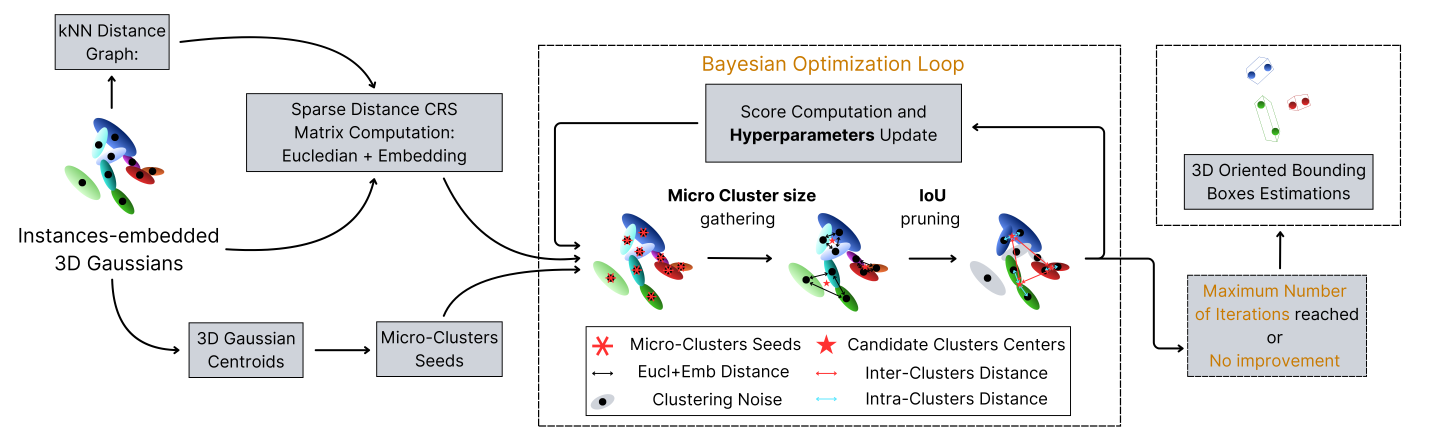
#> input picture docs/assets/images/Fruit3DGS_instance_clustering.png, 5725 x 1771 px, found by its file name (shown at 1/4 size); its folder holds only this picture in this run
$ python resize_images.py ../docs/assets/images
#> lines starting #> are read from the running program, lines starting #| are printed output that depends on the picture
import os
import cv2
from pathlib import Path

class ImageResizer:
    """
    Resize images in a folder to multiple downscaled versions.
    """

    def __init__(self, source_path: str):
#> called with source_path = '../docs/assets/images'
        self.source_path = Path(source_path)
        self.images_folder = self.source_path / "images"
        self.scales = [1, 2, 4, 8]  # downscale factors
        self.dest_folders = {
            scale: self.source_path / f"images_{scale}" for scale in self.scales
        }
        for folder in self.dest_folders.values():
            folder.mkdir(parents=True, exist_ok=True)

    def resize_all(self):
        files = [f for f in os.listdir(self.images_folder)
                 if f.lower().endswith((".jpg", ".jpeg", ".png"))]

        for file in files:
            src_file = self.images_folder / file
            img = cv2.imread(str(src_file))
#> img is the input picture: shape (1771, 5725, 3); mean B, G, R 237.2, 236.8, 236.4
            if img is None:
                print(f"[WARNING] Failed to read {src_file}, skipping.")
                continue

            for scale in self.scales:
                dst_file = self.dest_folders[scale] / file
                if scale == 1:
                    resized = img.copy()
                else:
                    new_w = img.shape[1] // scale
                    new_h = img.shape[0] // scale
                    resized = cv2.resize(img, (new_w, new_h), interpolation=cv2.INTER_AREA)
                cv2.imwrite(str(dst_file), resized)
                print(f"[INFO] Saved {dst_file} ({resized.shape[1]}x{resized.shape[0]})")
#> this loop made 4 passes
#> pass 2, in resize_all, `resized = cv2.resize(img, (new_w, new_h), interpolation=cv2.INTER_AREA)`:
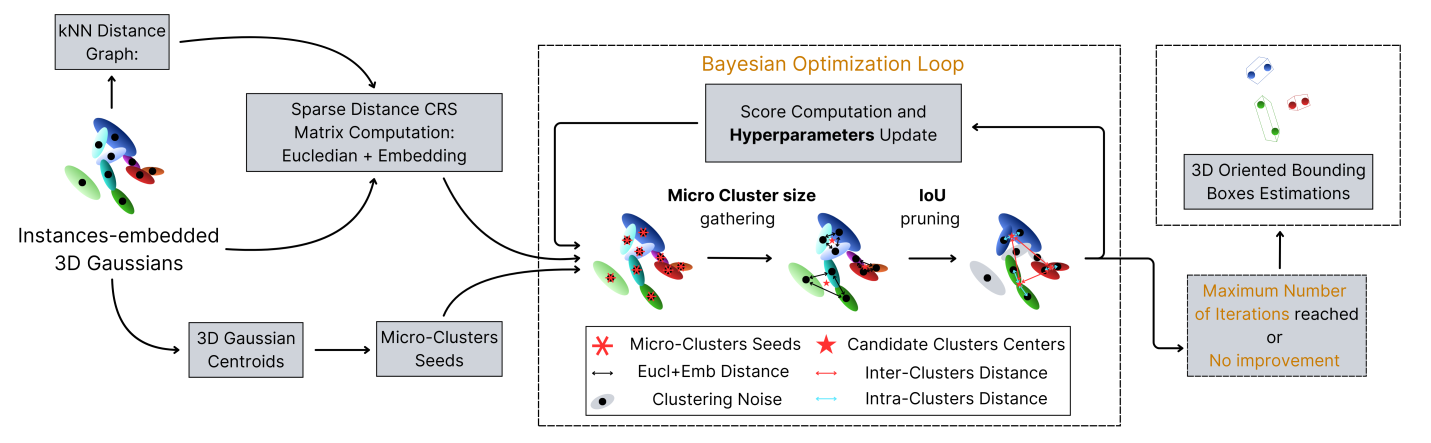
#> resized: shape (885, 2862, 3) (shown at 1/2 size); mean B, G, R 237.2, 236.8, 236.4
#> pass 3, in resize_all, `resized = cv2.resize(img, (new_w, new_h), interpolation=cv2.INTER_AREA)`:
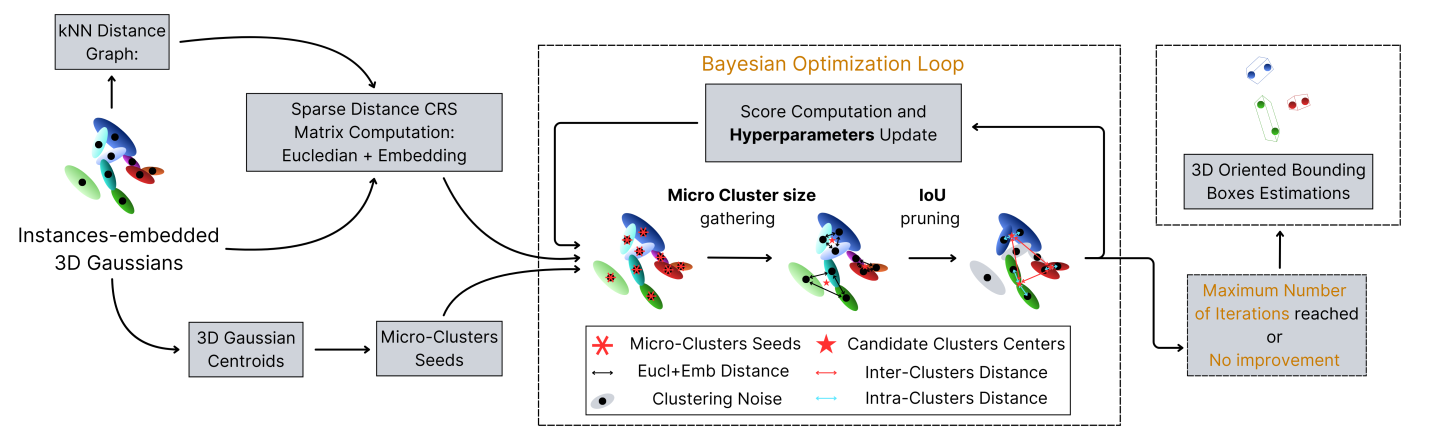
#> resized: shape (442, 1431, 3); mean B, G, R 237.2, 236.8, 236.4


def main():
    import argparse
    parser = argparse.ArgumentParser(description="Resize images in a folder to multiple resolutions")
    parser.add_argument("source_path", type=str, help="Path to folder containing 'images' subfolder")
    args = parser.parse_args()

    resizer = ImageResizer(args.source_path)
    resizer.resize_all()
    print("[INFO] All images resized.")


if __name__ == "__main__":
    main()

$ run again, on docs/assets/images/Fruit3DGS_visual_abastract.png
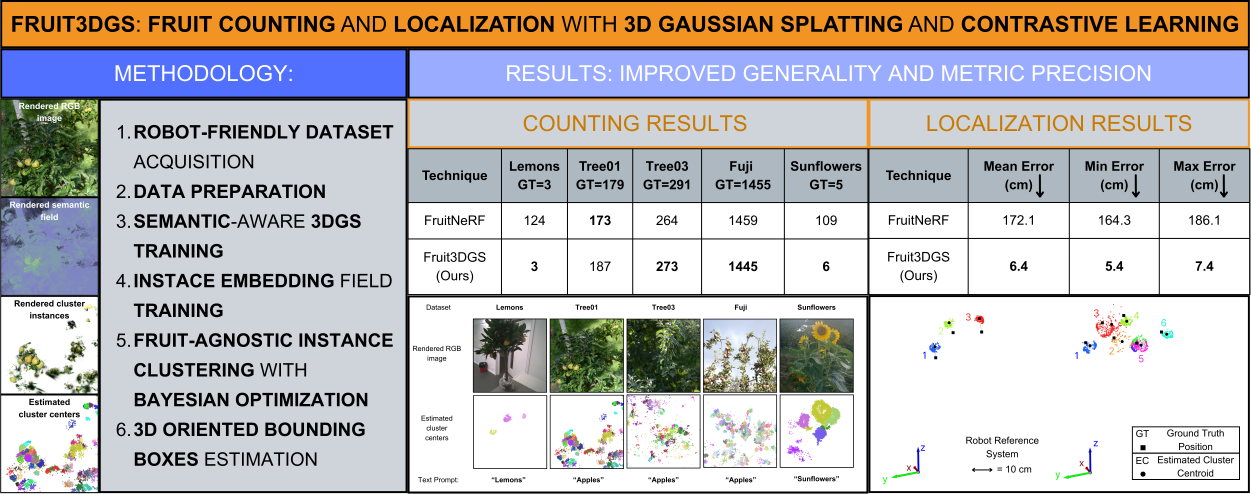
#> input picture docs/assets/images/Fruit3DGS_visual_abastract.png, 5001 x 1975 px, found by its file name (shown at 1/4 size)
#> in resize_all, img is the input picture: shape (1975, 5001, 3); mean B, G, R 187, 186.9, 190.4
#> the loop in resize_all, `for scale in self.scales:` made 4 passes
#> pass 2, in resize_all, `resized = cv2.resize(img, (new_w, new_h), interpolation=cv2.INTER_AREA)`:
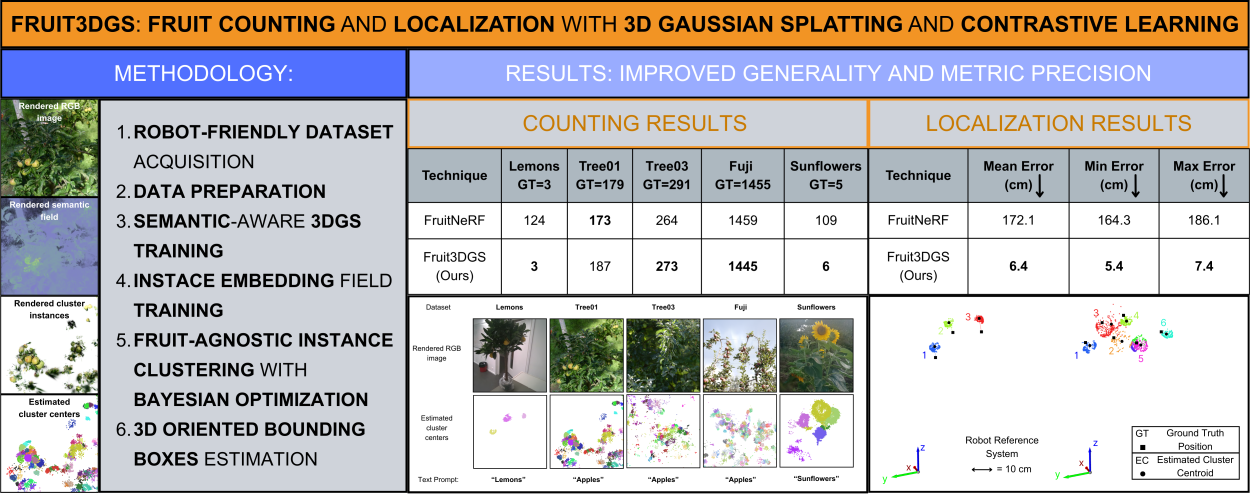
#> resized: shape (987, 2500, 3) (shown at 1/2 size); mean B, G, R 187, 186.9, 190.4
#> pass 3, in resize_all, `resized = cv2.resize(img, (new_w, new_h), interpolation=cv2.INTER_AREA)`:
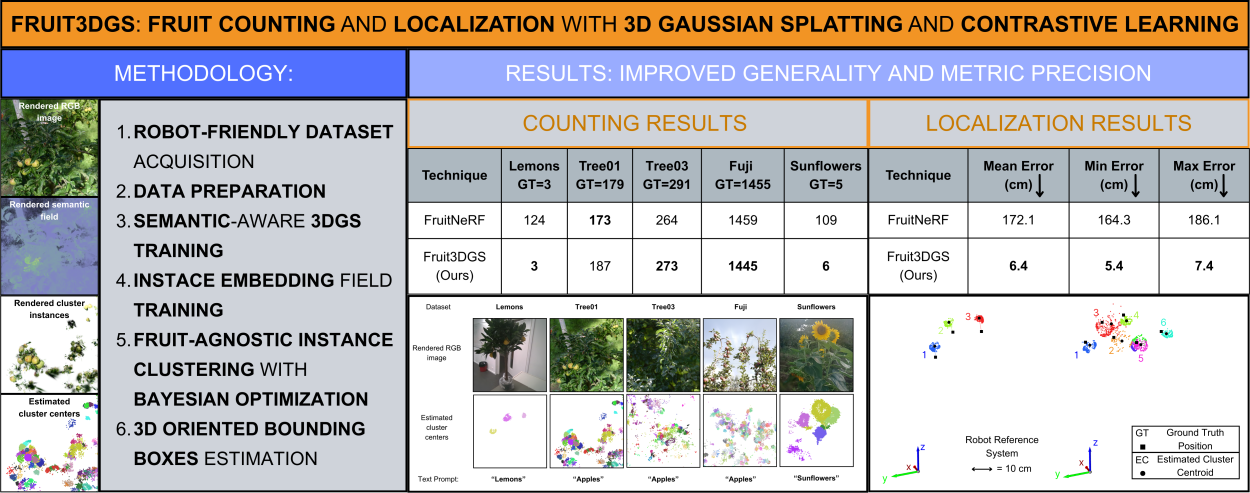
#> resized: shape (493, 1250, 3); mean B, G, R 187, 186.9, 190.4

$ run again, on docs/assets/images/Fruit3DGS_instance_training.png
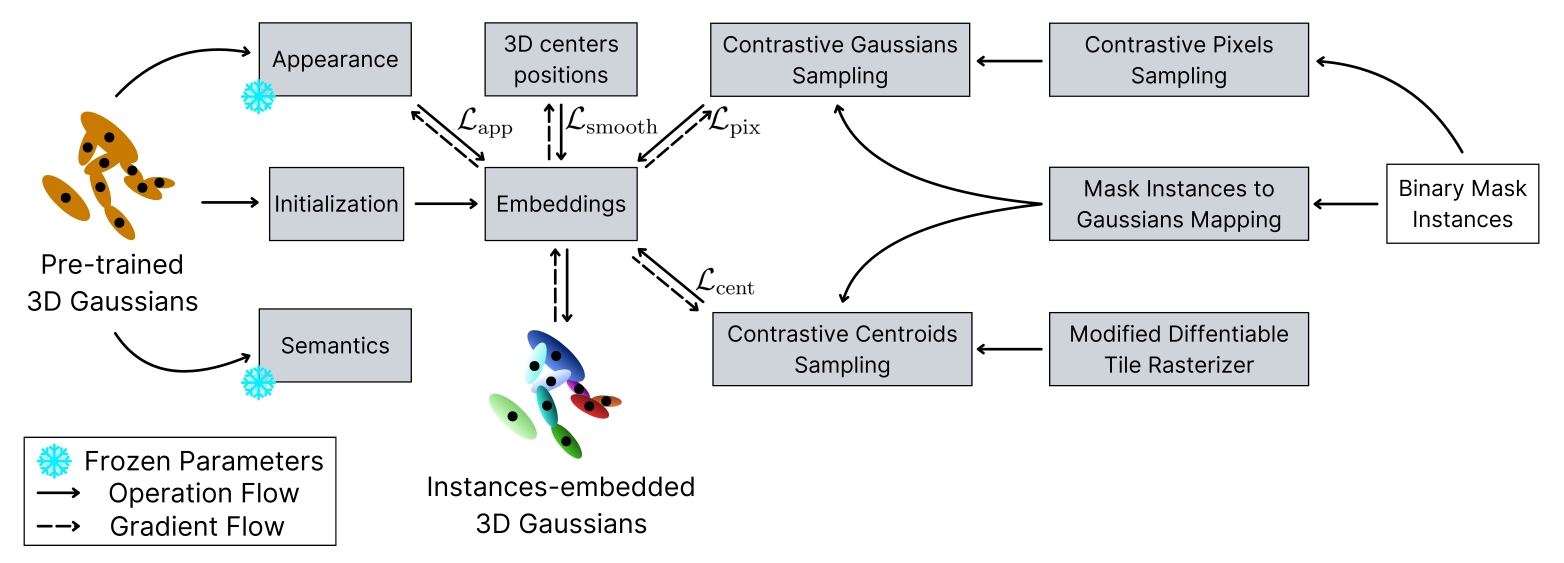
#> input picture docs/assets/images/Fruit3DGS_instance_training.png, 4692 x 1687 px, found by its file name (shown at 1/3 size)
#> in resize_all, img is the input picture: shape (1687, 4692, 3); mean B, G, R 236.8, 236.4, 235.5
#> the loop in resize_all, `for scale in self.scales:` made 4 passes
#> pass 2, in resize_all, `resized = cv2.resize(img, (new_w, new_h), interpolation=cv2.INTER_AREA)`:
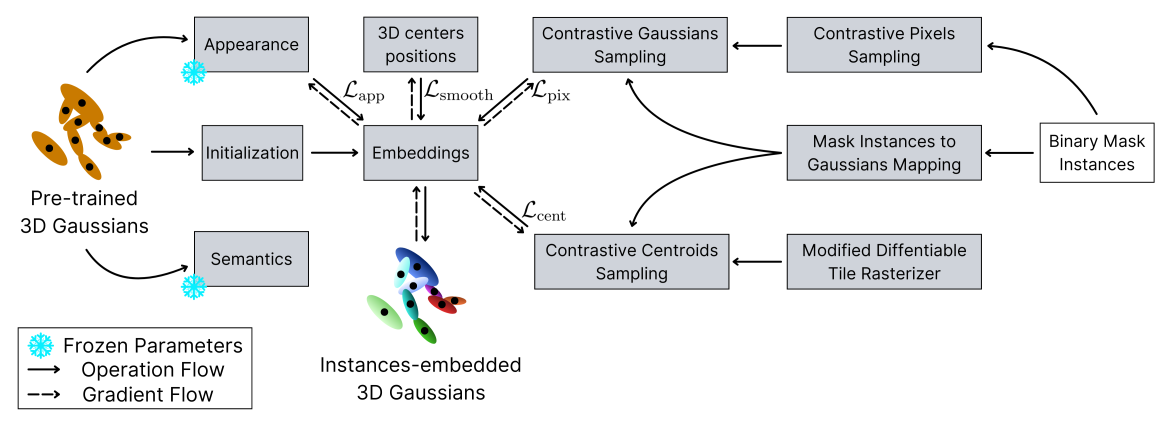
#> resized: shape (843, 2346, 3) (shown at 1/2 size); mean B, G, R 236.8, 236.4, 235.5
#> pass 3, in resize_all, `resized = cv2.resize(img, (new_w, new_h), interpolation=cv2.INTER_AREA)`:
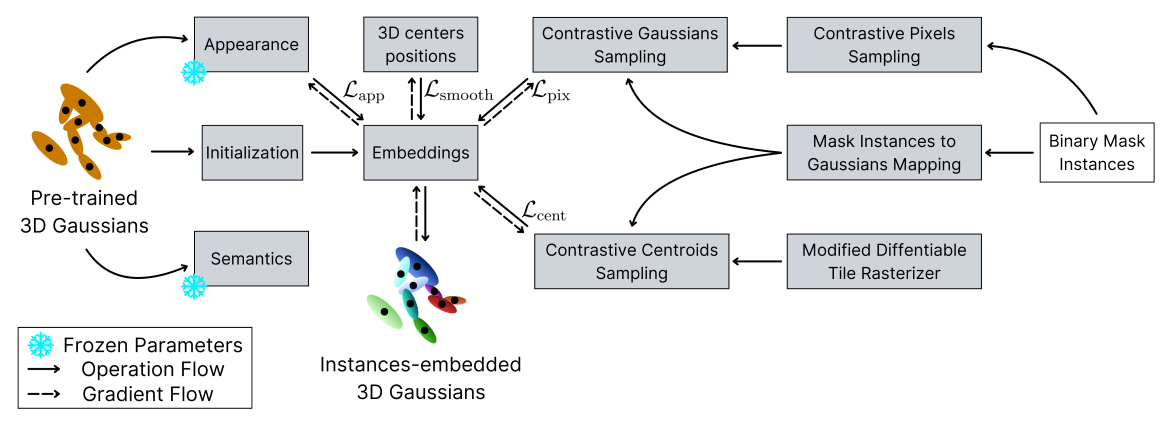
#> resized: shape (421, 1173, 3); mean B, G, R 236.8, 236.4, 235.5

$ run again, on docs/assets/images/Fruit3DGS_pipeline.png
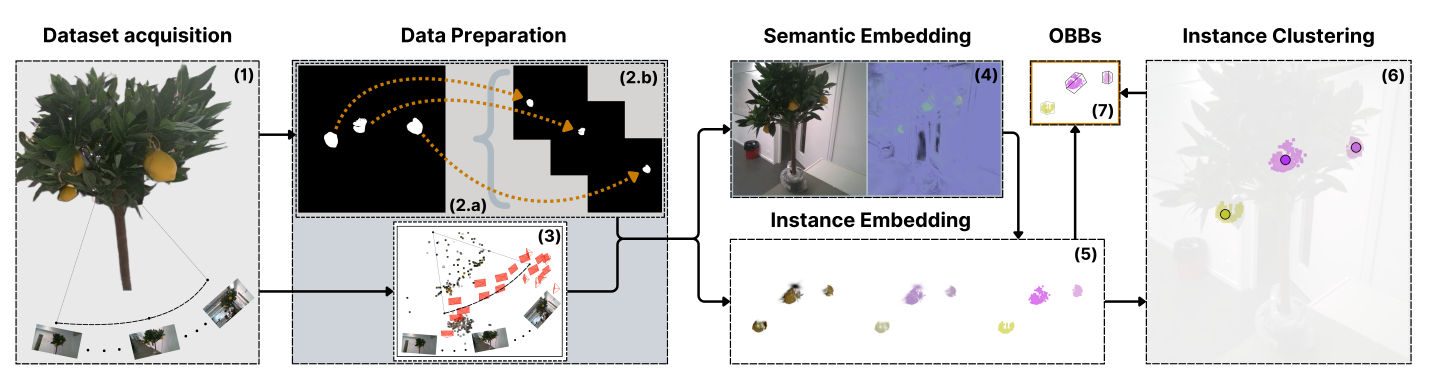
#> input picture docs/assets/images/Fruit3DGS_pipeline.png, 5720 x 1512 px, found by its file name (shown at 1/4 size)
#> in resize_all, img is the input picture: shape (1512, 5720, 3); mean B, G, R 204.4, 203.2, 203.5
#> the loop in resize_all, `for scale in self.scales:` made 4 passes
#> pass 3, in resize_all, `resized = cv2.resize(img, (new_w, new_h), interpolation=cv2.INTER_AREA)`:
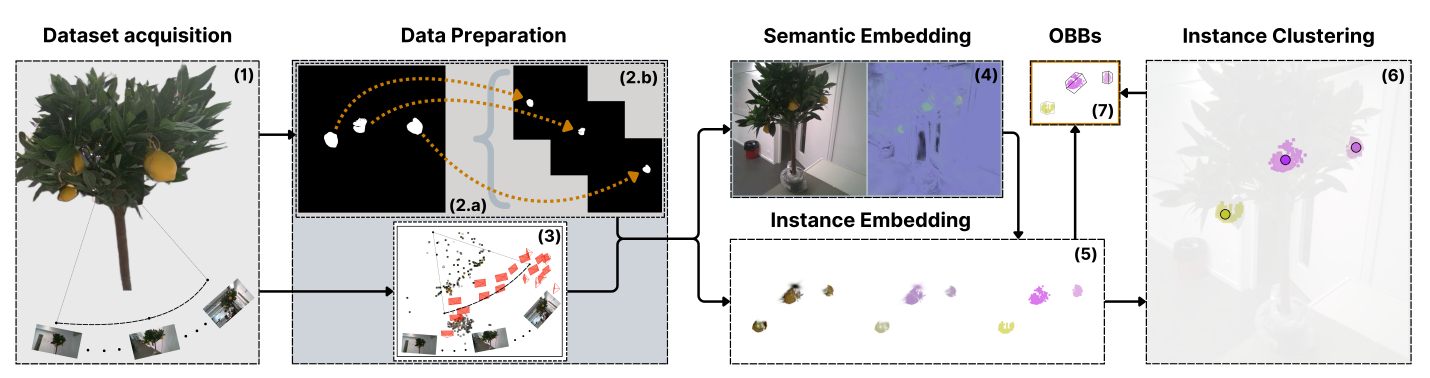
#> resized: shape (378, 1430, 3); mean B, G, R 204.4, 203.2, 203.5

$ run again, on docs/assets/images/Fruit3DGS_semantic_training.png
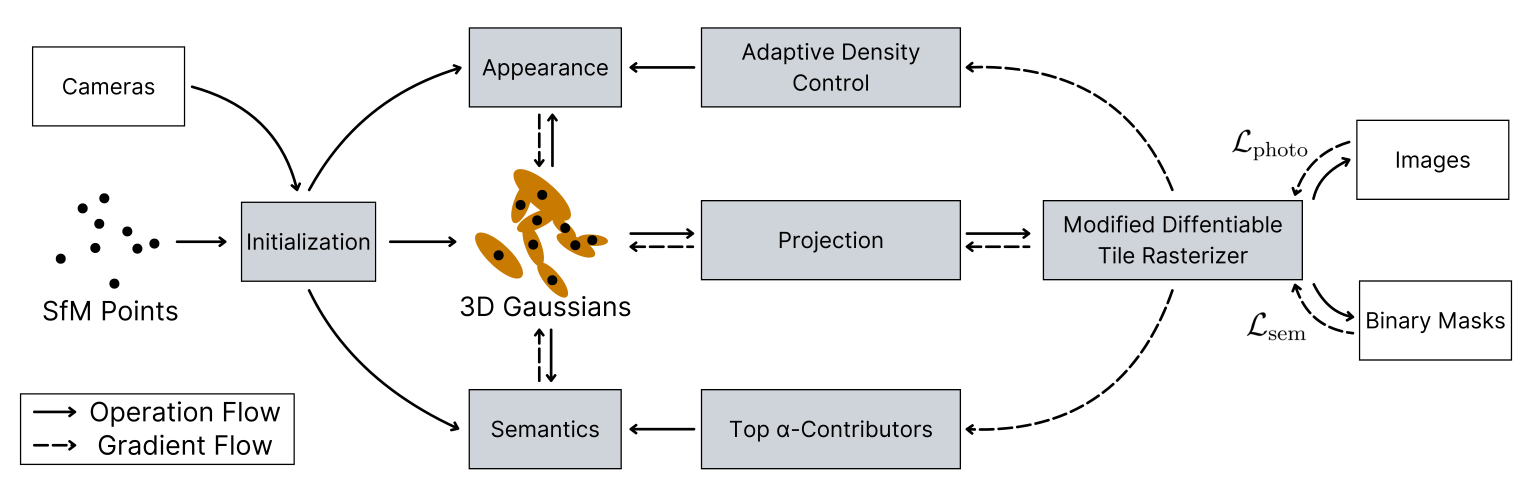
#> input picture docs/assets/images/Fruit3DGS_semantic_training.png, 4597 x 1461 px, found by its file name (shown at 1/3 size)
#> in resize_all, img is the input picture: shape (1461, 4597, 3); mean B, G, R 238.8, 238.6, 238.5
#> the loop in resize_all, `for scale in self.scales:` made 4 passes
#> pass 2, in resize_all, `resized = cv2.resize(img, (new_w, new_h), interpolation=cv2.INTER_AREA)`:
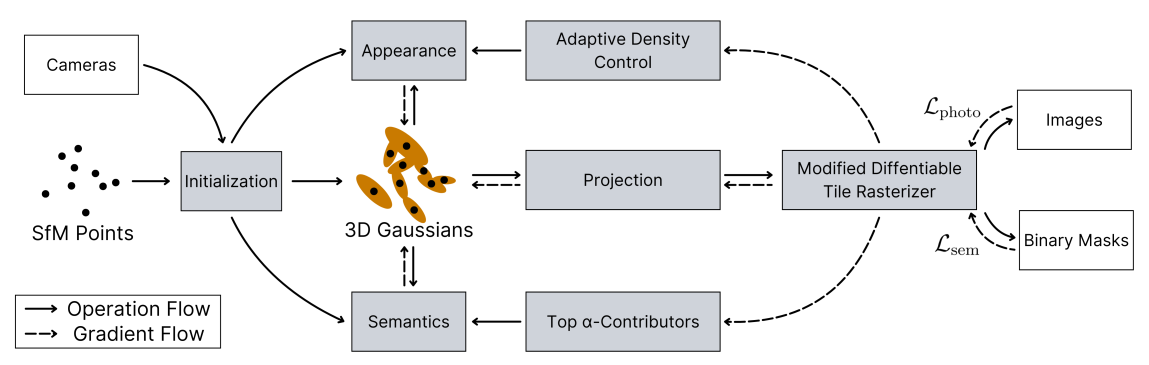
#> resized: shape (730, 2298, 3) (shown at 1/2 size); mean B, G, R 238.8, 238.6, 238.5
#> pass 3, in resize_all, `resized = cv2.resize(img, (new_w, new_h), interpolation=cv2.INTER_AREA)`:
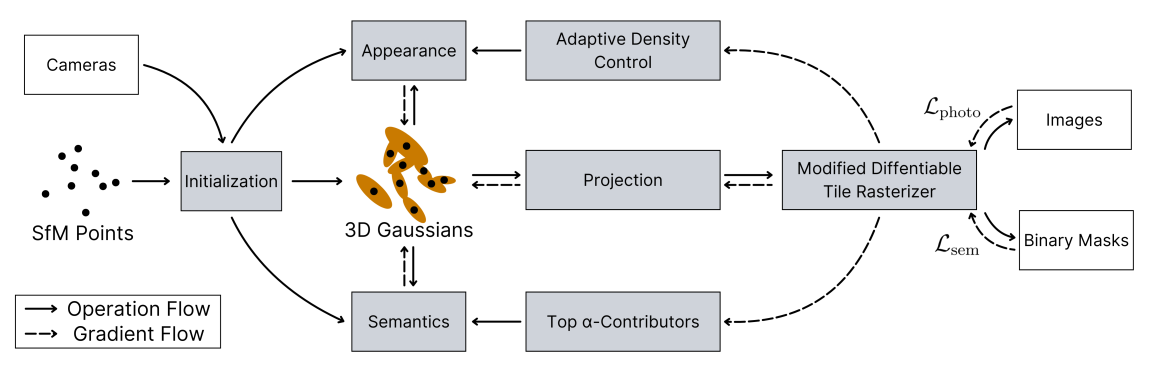
#> resized: shape (365, 1149, 3); mean B, G, R 238.8, 238.6, 238.5
